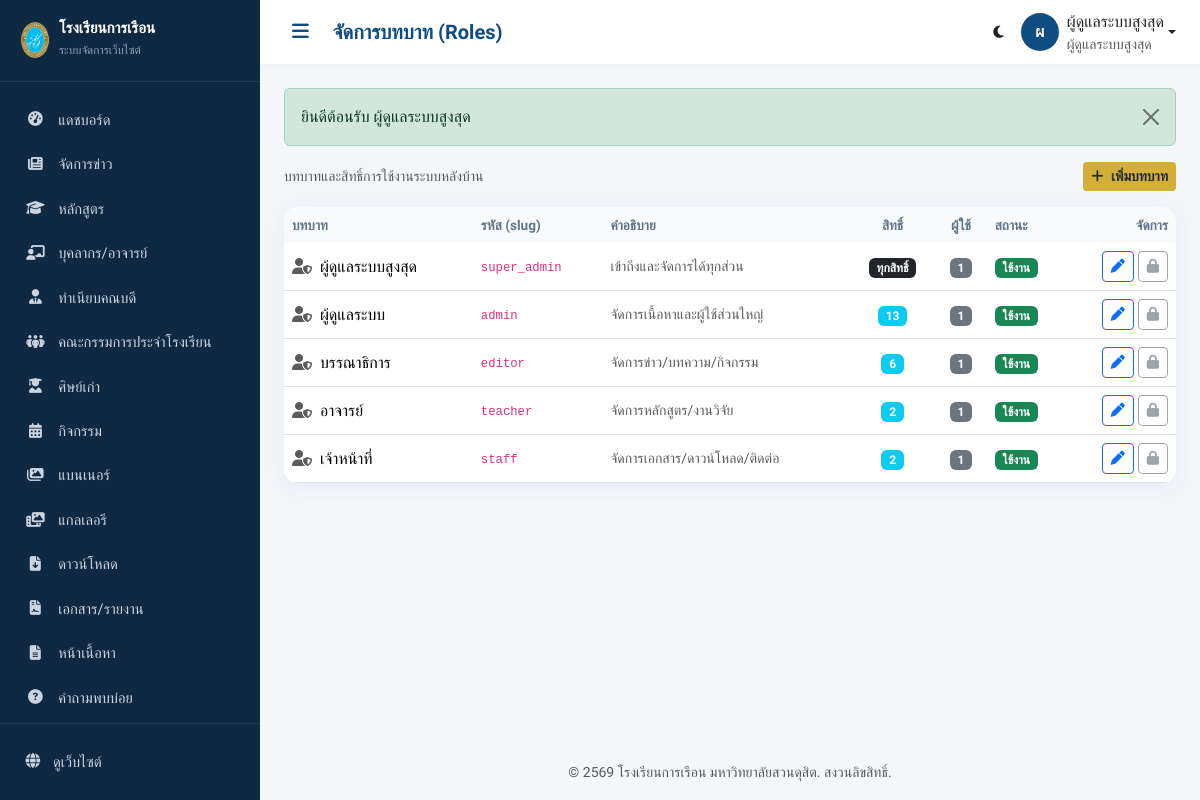
The page /admin/roles (signed in) on the database its author committed.
### tables this page shows
CREATE TABLE `roles` (
  `id`          INT UNSIGNED NOT NULL AUTO_INCREMENT,
  `name`        VARCHAR(100) NOT NULL COMMENT 'ชื่อบทบาท เช่น ผู้ดูแลระบบสูงสุด',
  `slug`        VARCHAR(50)  NOT NULL COMMENT 'รหัสบทบาท เช่น super_admin',
  `description` VARCHAR(255) DEFAULT NULL,
  `status`      ENUM('active','inactive') NOT NULL DEFAULT 'active',
  `created_at`  DATETIME DEFAULT NULL,
  `updated_at`  DATETIME DEFAULT NULL,
  `deleted_at`  DATETIME DEFAULT NULL,
  PRIMARY KEY (`id`),
  UNIQUE KEY `uq_roles_slug` (`slug`)
);

### app/core/View.php (called while the page is built, shortened)
<?php
class View
{
    public static function render(string $view, array $data = [], ?string $layout = 'public'): void
    {
        $viewFile = VIEW_PATH . '/' . $view . '.php';
        extract($data, EXTR_SKIP);
        require $viewFile;
        $content = ob_get_clean();
        $layoutFile = VIEW_PATH . '/layouts/' . $layout . '.php';
        require $layoutFile;
    }
}

### app/core/Controller.php (called while the page is built, shortened)
<?php
abstract class Controller
{
    protected function model(string $name)
    {
        $file = APP_PATH . '/models/' . $name . '.php';
        return new $name();
    }
    protected function adminView(string $view, array $data = []): void
    {
        if (!str_starts_with($view, 'admin/')) {
            $view = 'admin/' . $view;
        }
        View::render($view, $data, 'admin');
    }
}

### app/controllers/admin/RolesController.php (called while the page is built, shortened)
<?php
class RolesController extends AdminController
{
    public function index(): void
    {
        $roles = $this->model('Role')->allWithCounts();
        $this->adminView('roles/index', ['title' => 'จัดการบทบาท (Roles)', 'roles' => $roles]);
    }
}

### app/core/App.php (called while the page is built, shortened)
<?php
class App
{
    private string $method = DEFAULT_METHOD;
    private bool   $isAdmin = false;
    public function run(): void
    {
        $url = $this->parseUrl();
        if (!empty($url) && strtolower($url[0]) === 'admin') {
            $this->isAdmin = true;
            array_shift($url);
            $controllerDir = APP_PATH . '/controllers/admin/';
        } else {
            $controllerDir = APP_PATH . '/controllers/';
            $namespacePrefix = '';
        }
        if (!empty($url[0])) {
            $candidate = ucfirst($url[0]) . 'Controller';
            if (file_exists($controllerDir . $candidate . '.php')) {
                array_shift($url);
            } elseif ($this->isAdmin) {
                $this->controllerName = 'DashboardController';
            }
        }
        $controller = new $className();
        $this->params = $url ? array_values($url) : [];
        call_user_func_array([$controller, $this->method], $this->params);
    }
    private function parseUrl(): array
    {
        $url = rtrim($_GET['url'], '/');
        $url = filter_var($url, FILTER_SANITIZE_URL);
        return explode('/', $url);
    }
}

### public/index.php (called while the page is built)
<?php
require_once __DIR__ . '/../app/core/bootstrap.php';
$app = new App();
$app->run();

### app/core/bootstrap.php (called while the page is built, shortened)
<?php
spl_autoload_register(function ($class) {
    $short = str_contains($class, '\\') ? substr(strrchr($class, '\\'), 1) : $class;
    $paths = [
        APP_PATH . '/core/' . $short . '.php',
        APP_PATH . '/helpers/' . $short . '.php',
        APP_PATH . '/models/' . $short . '.php',
        APP_PATH . '/middleware/' . $short . '.php',
    ];
    foreach ($paths as $path) {
        if (file_exists($path)) {
            return;
        }
    }
});
require_once APP_PATH . '/helpers/functions.php';

### app/core/Model.php (called while the page is built, shortened)
<?php
abstract class Model
{
    public function __construct()
    {
        $this->db = new Database();
    }
}

### app/models/Role.php (called while the page is built, shortened)
<?php
class Role extends Model
{
    public function allWithCounts(): array
    {
        $sql = "SELECT r.*,
                       (SELECT COUNT(*) FROM users u
                          WHERE u.role_id = r.id AND u.deleted_at IS NULL) AS user_count,
                       (SELECT COUNT(*) FROM role_permissions rp
                          WHERE rp.role_id = r.id) AS perm_count
                FROM roles r
                WHERE r.deleted_at IS NULL
                ORDER BY r.id ASC";
        return $this->db->query($sql)->all();
    }
}

### app/config/database.php (called while the page is built)
<?php
return [
    'host'     => '127.0.0.1',
    'port'     => '3306',
    'database' => 'fooddusit_db',
    'username' => 'root',
    'password' => '',
    'charset'  => 'utf8mb4',
    'collation'=> 'utf8mb4_unicode_ci',
    'options'  => [
        PDO::ATTR_ERRMODE            => PDO::ERRMODE_EXCEPTION,
        PDO::ATTR_DEFAULT_FETCH_MODE => PDO::FETCH_ASSOC,
        PDO::ATTR_EMULATE_PREPARES   => false,
        PDO::ATTR_PERSISTENT         => false,
    ],
];

### app/core/Database.php (called while the page is built, shortened)
<?php
class Database
{
    private static ?PDO $instance = null;
    private $stmt = null;
    public static function pdo(): PDO
    {
        if (self::$instance === null) {
            $config = require APP_PATH . '/config/database.php';
            $dsn = sprintf(
                'mysql:host=%s;port=%s;dbname=%s;charset=%s',
                $config['host'],
                $config['port'],
                $config['database'],
                $config['charset']
            );
            try {
                self::$instance = new PDO(
                    $dsn,
                    $config['username'],
                    $config['password'],
                    $config['options']
                );
            } catch (PDOException $e) {
                if (APP_ENV === 'development') {
                    die('เชื่อมต่อฐานข้อมูลไม่สำเร็จ: ' . $e->getMessage());
                }
                error_log('DB Connection Error: ' . $e->getMessage());
                die('ขออภัย ระบบไม่สามารถเชื่อมต่อฐานข้อมูลได้ในขณะนี้');
            }
        }
        return self::$instance;
    }
    public function query(string $sql): self
    {
        $this->stmt = self::pdo()->prepare($sql);
        return $this;
    }
    public function bind(array $params): self
    {
        foreach ($params as $key => $value) {
            $type = match (true) {
                is_int($value)  => PDO::PARAM_INT,
                is_bool($value) => PDO::PARAM_BOOL,
                is_null($value) => PDO::PARAM_NULL,
                default         => PDO::PARAM_STR,
            };
            $param = is_int($key) ? $key + 1 : ':' . ltrim($key, ':');
            $this->stmt->bindValue($param, $value, $type);
        }
        return $this;
    }
    public function execute(array $params = []): bool
    {
        return $params ? $this->stmt->execute($params) : $this->stmt->execute();
    }
    public function all(array $params = []): array
    {
        $this->execute($params ?: []);
        return $this->stmt->fetchAll();
    }
}

### app/helpers/Auth.php (called while the page is built, shortened)
<?php
class Auth
{
    public static function user(): ?array
    {
        return $_SESSION['user'] ?? null;
    }
}

### app/views/admin/roles/index.php (the view, shortened to what this page needs)
<div class="d-flex justify-content-between align-items-center mb-3">
  <span class="text-muted small">บทบาทและสิทธิ์การใช้งานระบบหลังบ้าน</span>
  <a href="<?= url('admin/roles/create') ?>" class="btn btn-gold btn-sm"><i class="fa-solid fa-plus me-1"></i> เพิ่มบทบาท</a>
</div>
<div class="table-card">
  <div class="table-responsive">
    <table class="table table-hover align-middle mb-0">
      <thead><tr><th>บทบาท</th><th>รหัส (slug)</th><th>คำอธิบาย</th><th class="text-center">สิทธิ์</th><th class="text-center">ผู้ใช้</th><th>สถานะ</th><th class="text-end">จัดการ</th></tr></thead>
      <tbody>
        <?php foreach ($roles as $r): $isSuper = $r['slug'] === 'super_admin'; ?>
          <tr>
            <td class="fw-500"><i class="fa-solid fa-user-shield text-muted me-1"></i> <?= e($r['name']) ?></td>
            <td class="small"><code><?= e($r['slug']) ?></code></td>
            <td class="small text-muted"><?= e($r['description'] ?? '') ?></td>
            <td class="text-center">
              <?php if ($isSuper): ?>
                <span class="badge bg-dark">ทุกสิทธิ์</span>
              <?php else: ?>
                <span class="badge bg-info"><?= (int)$r['perm_count'] ?></span>
              <?php endif; ?>
            </td>
            <td class="text-center"><span class="badge bg-secondary"><?= (int)$r['user_count'] ?></span></td>
            <td><?= status_badge($r['status']) ?></td>
            <td class="text-end text-nowrap">
              <a href="<?= url('admin/roles/edit/' . $r['id']) ?>" class="btn btn-sm btn-outline-primary"><i class="fa-solid fa-pen"></i></a>
              <?php if (in_array($r['slug'], ['super_admin', 'admin'], true) || (int)$r['user_count'] > 0): ?>
                <button class="btn btn-sm btn-outline-secondary" disabled title="ลบไม่ได้ (บทบาทหลัก หรือมีผู้ใช้อยู่)"><i class="fa-solid fa-lock"></i></button>
              <?php else: ?>
                <a href="<?= url('admin/roles/delete/' . $r['id']) ?>" class="btn btn-sm btn-outline-danger" data-confirm="ลบบทบาทนี้?"><i class="fa-solid fa-trash"></i></a>
              <?php endif; ?>
            </td>
          </tr>
        <?php endforeach; ?>
      </tbody>
    </table>
  </div>
</div>

### app/helpers/functions.php (shortened to what this page needs)
<?php
function url(string $path = ''): string
{
    return BASE_URL . ltrim($path, '/');
}
function asset(string $path): string
{
    $rel = ltrim($path, '/');
    $url = BASE_URL . 'public/assets/' . $rel;
    $file = PUBLIC_PATH . '/assets/' . $rel;
    if (is_file($file)) {
        $url .= '?v=' . filemtime($file);
    }
    return $url;
}
function e($value): string
{
    return htmlspecialchars((string)$value, ENT_QUOTES | ENT_HTML5, 'UTF-8');
}
function flash_messages(): string
{
    $html = '';
    $map = ['success' => 'success', 'error' => 'danger', 'warning' => 'warning', 'info' => 'info'];
    foreach ($_SESSION['flash'] as $type => $msg) {
        $cls = $map[$type] ?? 'info';
        $html .= '<div class="alert alert-' . $cls . ' alert-dismissible fade show" role="alert">'
               . e($msg)
               . '<button type="button" class="btn-close" data-bs-dismiss="alert"></button></div>';
    }
    return $html;
}
function setting(string $key, $default = '')
{
    static $cache = null;
    if ($cache === null) {
        $cache = [];
        try {
            $rows = (new Database())->query("SELECT `key`, `value` FROM settings")->all();
            foreach ($rows as $r) {
                $cache[$r['key']] = $r['value'];
            }
        } catch (Throwable $e) {
            $cache = [];
        }
    }
    return $cache[$key] ?? $default;
}
function status_badge(string $status): string
{
    $map = [
        'active'    => ['success', 'ใช้งาน'],
        'inactive'  => ['secondary', 'ปิดใช้งาน'],
        'published' => ['success', 'เผยแพร่'],
        'draft'     => ['warning', 'ฉบับร่าง'],
        'pending'   => ['info', 'รอตรวจ'],
    ];
    [$cls, $label] = $map[$status] ?? ['secondary', $status];
    return '<span class="badge bg-' . $cls . '">' . e($label) . '</span>';
}

### app/views/layouts/admin.php (shortened to what this page needs)
<?php
$user = Auth::user();
$cur = trim($_GET['url'] ?? '', '/');
function menu_active(string $seg): string {
    global $cur;
    return str_starts_with($cur, 'admin/' . $seg) ? 'active' : '';
}
$navItems = [
    ['',           'gauge-high',      'แดชบอร์ด', null],
    ['news',       'newspaper',       'จัดการข่าว', 'news.view'],
    ['programs',   'graduation-cap',  'หลักสูตร', 'programs.manage'],
    ['staff',      'chalkboard-user', 'บุคลากร/อาจารย์', 'staff.manage'],
    ['deans',      'user-tie',        'ทำเนียบคณบดี', 'staff.manage'],
    ['committee',  'people-group',    'คณะกรรมการประจำโรงเรียน', 'committee.manage'],
    ['alumni',     'user-graduate',   'ศิษย์เก่า', 'staff.manage'],
    ['events',     'calendar-days',   'กิจกรรม', 'events.manage'],
    ['banner',     'images',          'แบนเนอร์', 'banner.manage'],
    ['gallery',    'photo-film',      'แกลเลอรี', 'gallery.manage'],
    ['downloads',  'file-arrow-down', 'ดาวน์โหลด', 'downloads.manage'],
    ['documents',  'file-contract',   'เอกสาร/รายงาน', 'documents.manage'],
    ['pages',      'file-lines',      'หน้าเนื้อหา', 'pages.manage'],
    ['faq',        'circle-question', 'คำถามพบบ่อย', 'pages.manage'],
    ['contact',    'envelope',        'ข้อความติดต่อ', 'contact.view'],
    ['users',      'users',           'ผู้ใช้งาน', 'users.manage'],
    ['roles',      'user-shield',     'บทบาท/สิทธิ์', 'roles.manage'],
    ['settings',   'gear',            'ตั้งค่าเว็บไซต์', 'settings.manage'],
];
?>
<!DOCTYPE html>
<html lang="th" data-bs-theme="light">
<head>
    <link href="https://cdn.jsdelivr.net/npm/bootstrap@5.3.3/dist/css/bootstrap.min.css" rel="stylesheet">
    <link href="https://cdnjs.cloudflare.com/ajax/libs/font-awesome/6.5.1/css/all.min.css" rel="stylesheet">
    <link href="<?= asset('css/admin.css') ?>" rel="stylesheet">
</head>
<body>
<div class="admin-wrapper">
    <aside class="admin-sidebar" id="sidebar">
        <div class="sidebar-brand">
            <img src="<?= asset('images/sdu-logo.png') ?>" alt="โลโก้ มสด." style="height:38px;width:auto">
            <div class="brand-text ms-2">
                <strong>โรงเรียนการเรือน</strong>
                <small>ระบบจัดการเว็บไซต์</small>
            </div>
        </div>
        <nav class="sidebar-nav">
            <?php foreach ($navItems as [$path, $icon, $label, $perm]): ?>
                <a href="<?= url('admin/' . $path) ?>" class="nav-link <?= menu_active($path) ?: ($path === '' && $cur === 'admin' ? 'active' : '') ?>">
                    <i class="fa-solid fa-<?= $icon ?>"></i> <span><?= $label ?></span>
                </a>
            <?php endforeach; ?>
        </nav>
        <div class="sidebar-footer">
            <a href="<?= url('') ?>" target="_blank" class="nav-link"><i class="fa-solid fa-globe"></i> <span>ดูเว็บไซต์</span></a>
        </div>
    </aside>
    <div class="admin-main">
        <header class="admin-topbar">
            <button class="btn btn-sm btn-toggle" id="sidebarToggle"><i class="fa-solid fa-bars"></i></button>
            <h5 class="topbar-title mb-0"><?= e($title ?? '') ?></h5>
            <div class="ms-auto d-flex align-items-center gap-3">
                <button class="btn btn-sm btn-link text-reset p-0" id="adminThemeToggle" title="สลับโหมด"><i class="fa-solid fa-moon"></i></button>
                <div class="dropdown">
                    <a class="d-flex align-items-center text-reset text-decoration-none dropdown-toggle" data-bs-toggle="dropdown">
                        <span class="avatar-circle"><?= mb_substr($user['name'] ?? 'A', 0, 1) ?></span>
                        <span class="d-none d-md-inline ms-2">
                            <span class="fw-500"><?= e($user['name']) ?></span>
                            <small class="d-block text-muted"><?= e($user['role_name']) ?></small>
                        </span>
                    </a>
                </div>
            </div>
        </header>
        <main class="admin-content">
            <?php if ($fm = flash_messages()): ?><?= $fm ?><?php endif; ?>
            <?= $content ?>
        </main>
        <footer class="admin-footer">
            <small class="text-muted"><?= e(setting('copyright', 'โรงเรียนการเรือน มหาวิทยาลัยสวนดุสิต')) ?></small>
        </footer>
    </div>
</div>
</body>
</html>

### rows shown on the page
roles: name "ผ", name "ผู้ดูแลระบบสูงสุด", slug "super_admin", description "เข้าถึงและจัดการได้ทุกส่วน", shows "ทุกสิทธิ์", user_count "1"
roles: name "ผู้ดูแลระบบ", slug "admin", description "จัดการเนื้อหาและผู้ใช้ส่วนใหญ่", perm_count "13", user_count "1"
roles: name "บรรณาธิการ", slug "editor", description "จัดการข่าว/บทความ/กิจกรรม", perm_count "6", user_count "1"
roles: name "อาจารย์", slug "teacher", description "จัดการหลักสูตร/งานวิจัย", perm_count "2", user_count "1"
roles: name "เจ้าหน้าที่", slug "staff", description "จัดการเอกสาร/ดาวน์โหลด/ติดต่อ", perm_count "2", user_count "1"

### other values the page prints
$label "แดชบอร์ด"
$label "จัดการข่าว"
$label "หลักสูตร"
$label "บุคลากร/อาจารย์"
$label "ทำเนียบคณบดี"
$label "คณะกรรมการประจำโรงเรียน"
$label "ศิษย์เก่า"
$label "กิจกรรม"
$label "แบนเนอร์"
$label "แกลเลอรี"
$label "ดาวน์โหลด"
$label "เอกสาร/รายงาน"
$label "หน้าเนื้อหา"
$label "คำถามพบบ่อย"
$title "จัดการบทบาท (Roles)"
